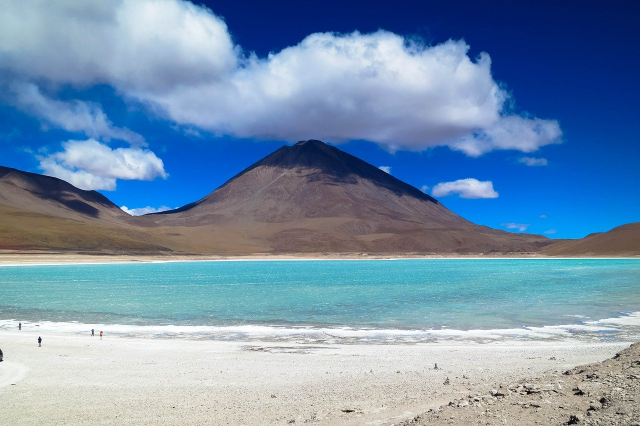
#> input picture imagenes/1.jpg, 1280 x 852 px (shown at 1/2 size)
$ python contraste-rotacion-redimensionar.py
#> lines starting #> are read from the running program, lines starting #| are printed output that depends on the picture
### archivos.py
from skimage import io, img_as_ubyte
from pathlib import Path

directorio_actual = Path.cwd()

def armar_ruta(nombre):
  return (directorio_actual / 'imagenes' / nombre).resolve()

def leer_imagen(nombre):
#> called with nombre = '1.jpg'
  return io.imread(armar_ruta(nombre))
#> returned value is the input picture: shape (852, 1280, 3); mean R, G, B 116.2, 146, 174.9

def escribir_imagen(nombre, imagen):
  io.imsave(armar_ruta(nombre), img_as_ubyte(imagen))

### contraste-rotacion-redimensionar.py
from archivos import leer_imagen, escribir_imagen
from skimage import exposure, transform, io


def contraste_adaptativo(img):
  # Contraste adaptativo: https://en.wikipedia.org/wiki/Adaptive_histogram_equalization
  return exposure.equalize_adapthist(img, clip_limit=0.03)
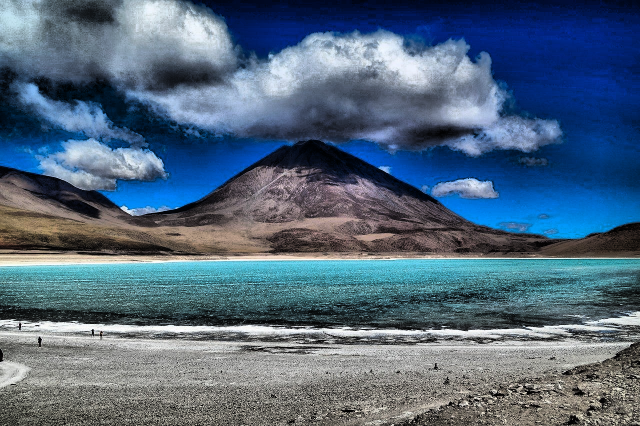
#> returned value: shape (852, 1280, 3) float64 (shown at 1/2 size); mean of channels 0, 1, 2 0.326, 0.411, 0.495; drawn as R, G, B

def rotacion(img, angulo):
#> called with angulo = 25
  return transform.rotate(img, angulo)
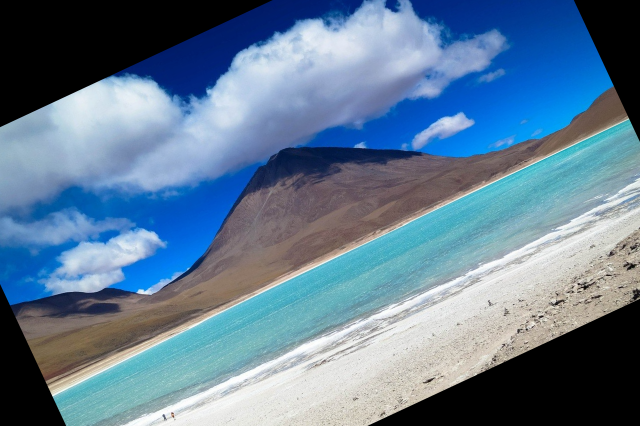
#> returned value: shape (852, 1280, 3) float64 (shown at 1/2 size); mean of channels 0, 1, 2 0.382, 0.488, 0.584; drawn as R, G, B

def redimensionar(img, ancho, alto):
#> called with ancho = 500, alto = 500
  return transform.resize(img, (ancho, alto))
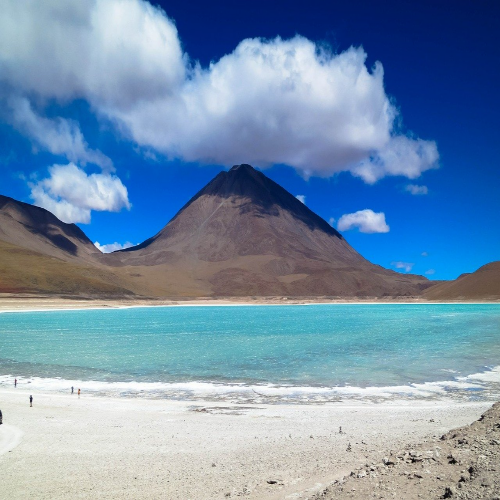
#> returned value: shape (500, 500, 3) float64; mean of channels 0, 1, 2 0.456, 0.572, 0.686; drawn as R, G, B

imagen1 = leer_imagen('1.jpg')

escribir_imagen('contraste.jpg', contraste_adaptativo(imagen1))
escribir_imagen('rotacion.jpg', rotacion(imagen1, 25))
escribir_imagen('redimensionada.jpg', redimensionar(imagen1, 500, 500))

$ run again, with imagenes/2.jpg copied over imagenes/1.jpg
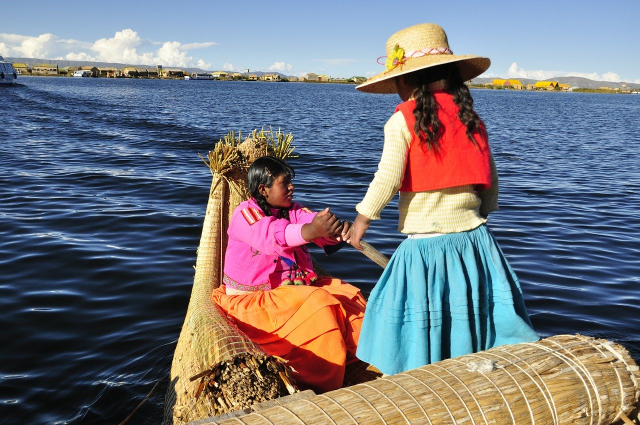
#> input picture imagenes/2.jpg, 1280 x 850 px (shown at 1/2 size)
#> in leer_imagen, returned value is the input picture: shape (850, 1280, 3); mean R, G, B 116.7, 117, 124.3
#> in rotacion, `return transform.rotate(img, angulo)`:
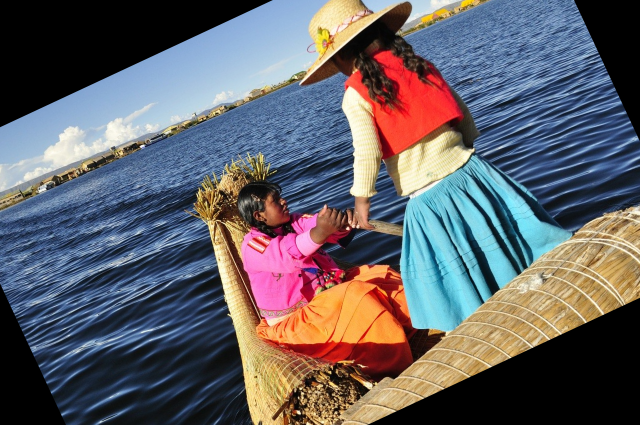
#> returned value: shape (850, 1280, 3) float64 (shown at 1/2 size); mean of channels 0, 1, 2 0.389, 0.383, 0.405; drawn as R, G, B
#> in redimensionar, `return transform.resize(img, (ancho, alto))`:
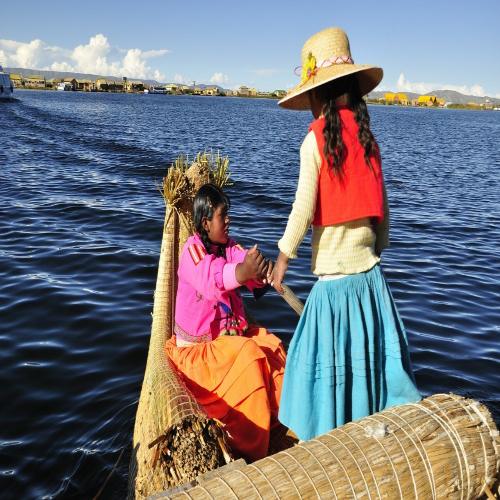
#> returned value: shape (500, 500, 3) float64; mean of channels 0, 1, 2 0.458, 0.459, 0.487; drawn as R, G, B
